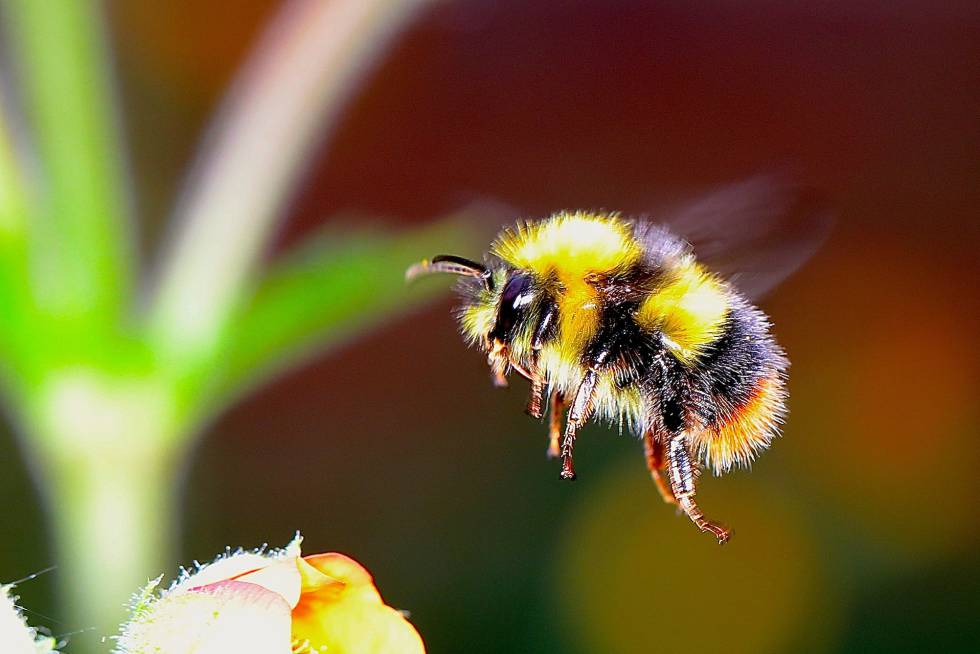
#> input picture Introduccion OpenCV/Imagenes/abeja.jpeg, 980 x 654 px, found by its file name
$ python sintonizador.py
#> lines starting #> are read from the running program, lines starting #| are printed output that depends on the picture; after the words box and inside, x2 and y2 are one past the last pixel; in counts of white or black regions, pixels touching at a corner belong together
import numpy as np
import cv2
# Libreria para redimensionar nuestras imagenes
import imutils

# ======== FUNCION PARA CREAR BARRA DE COLOR ===============
def nada(x):
    # Esta funcion no sirve para nada pero la necesitamos para
    # que funcione nuestro programa
    pass


def crear_barras():
    # Creamos una ventana
    cv2.namedWindow("Barra espacio HSV")
    # Creamos las barritas para los minimos
    cv2.createTrackbar("L-H","Barra espacio HSV",0,179,nada)
    cv2.createTrackbar("L-S","Barra espacio HSV",0,255,nada)
    cv2.createTrackbar("L-V","Barra espacio HSV",0,255,nada)

    # Creamos las barritas para los maximos
    cv2.createTrackbar("H-H","Barra espacio HSV",179,179,nada)
    cv2.createTrackbar("H-S","Barra espacio HSV",255,255,nada)
    cv2.createTrackbar("H-V","Barra espacio HSV",255,255,nada)


def valores_HSV():
    #Posicionamos la barra
    min_h = cv2.getTrackbarPos("L-H","Barra espacio HSV")
    min_s = cv2.getTrackbarPos("L-S","Barra espacio HSV")
    min_v = cv2.getTrackbarPos("L-V","Barra espacio HSV")

    max_h = cv2.getTrackbarPos("H-H","Barra espacio HSV")
    max_s = cv2.getTrackbarPos("H-S","Barra espacio HSV")
    max_v = cv2.getTrackbarPos("H-V","Barra espacio HSV")

    v_min = np.array([min_h,min_s,min_v])
    v_max = np.array([max_h,max_s,max_v])
    return [v_min, v_max]

# Importamos la imagen
fotografia = cv2.imread(r"/home/lolguin/Desktop/OpenCV/Introduccion/abeja.jpeg",1)
#> fotografia is the input picture: shape (654, 980, 3); mean B, G, R 51.2, 93.8, 112.2
fotografia = imutils.resize(fotografia,width = 400)
#> fotografia: shape (266, 400, 3)

# Cambiamos el espacio de la imagen
foto_hsv = cv2.cvtColor(fotografia, cv2.COLOR_BGR2HSV)
#> foto_hsv: shape (266, 400, 3); mean H, S, V 36.3, 163, 120.1

crear_barras()
#> slider 'L-H' is set to 35
#> slider 'L-S' is set to 51
#> slider 'L-V' is set to 51

while True:
    # Ejecutamos nuestra funcion
    [min, max] = valores_HSV()

    # Creamos una mascara para detectar el color que buscamos
    mascara_deteccion = cv2.inRange(foto_hsv, min, max)
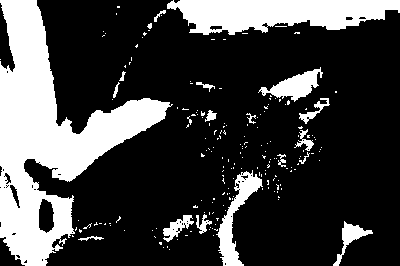
#> mascara_deteccion: shape (266, 400); 25.6% white; 193 white regions (174 under 20 px), largest, box (x1, y1, x2, y2) and area: (0, 0, 173, 266) 16887, (167, 0, 400, 35) 5664, (216, 170, 263, 266) 1395

    # Mostramos la imagen
    cv2.imshow("Imagen Normal", fotografia)
    cv2.imshow("Imagen HSV", foto_hsv)
    cv2.imshow("Sintonizar", mascara_deteccion)

    # Estructura para cierre de la ventana
    if cv2.waitKey(1) & 0xFF == ord('q'):
#> (key q is pressed here)
        break

cv2.destroyAllWindows()

$ run again, with Introduccion OpenCV/Imagenes/Atardecer.jpeg copied over Introduccion OpenCV/Imagenes/abeja.jpeg
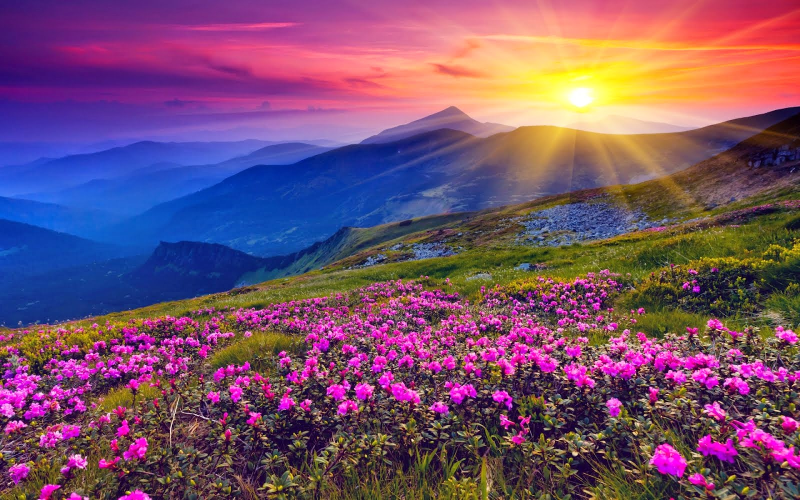
#> input picture Introduccion OpenCV/Imagenes/Atardecer.jpeg, 1600 x 1000 px, found by its file name (shown at 1/2 size)
#> fotografia is the input picture: shape (1000, 1600, 3); mean B, G, R 109.1, 80.7, 119.6
#> `fotografia = imutils.resize(fotografia,width = 400)`:
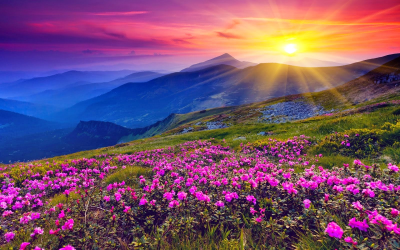
#> fotografia: shape (250, 400, 3); mean B, G, R 109.1, 80.7, 119.6
#> foto_hsv: shape (250, 400, 3); mean H, S, V 97.9, 150.3, 148.8
#> `mascara_deteccion = cv2.inRange(foto_hsv, min, max)`:
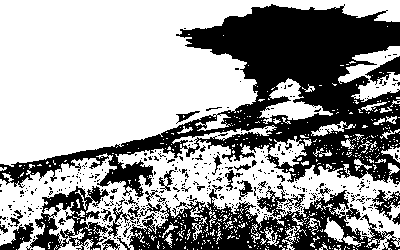
#> mascara_deteccion: shape (250, 400); 60.6% white; 395 black regions (361 under 20 px), largest, box (x1, y1, x2, y2) and area: (0, 4, 400, 197) 25164, (128, 183, 400, 250) 7897, (26, 186, 109, 250) 2284
